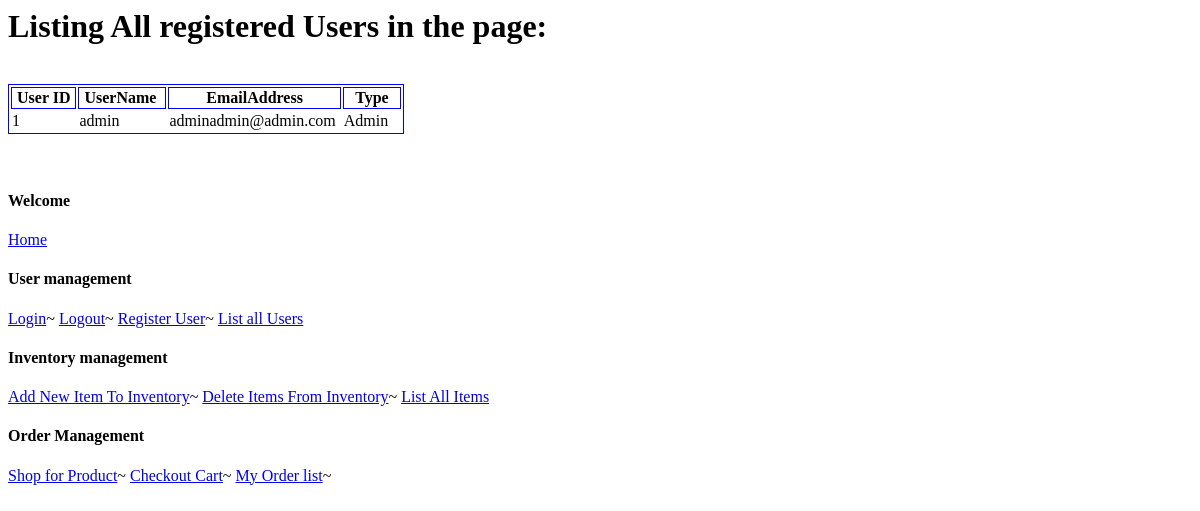
The app's page /ListAllUsers, older data.
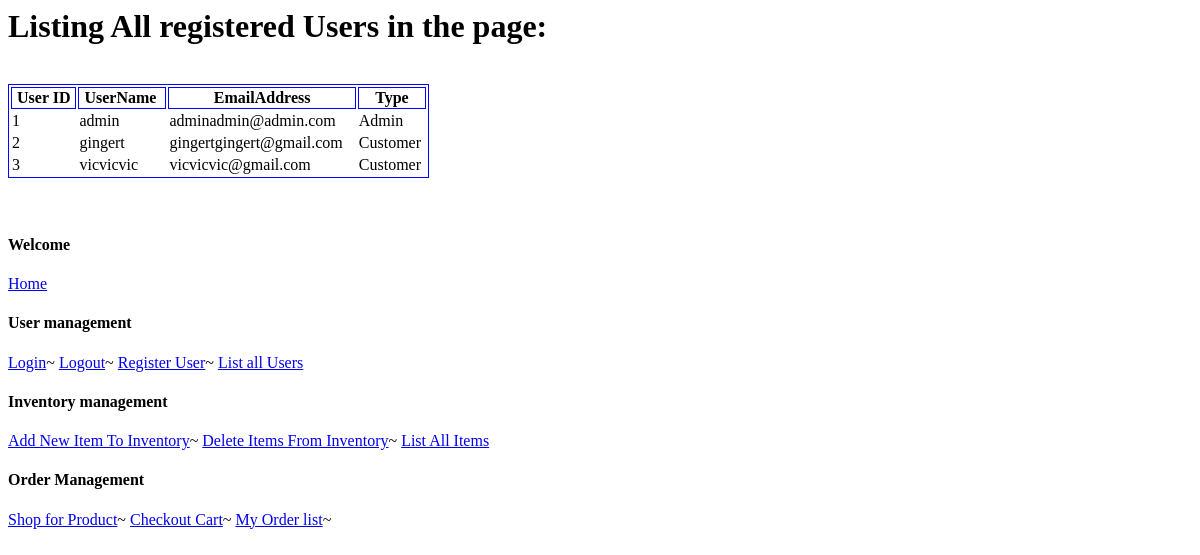
The same page, newer data.
### app.py (models this page shows, shortened)
class User(UserMixin, db.Model):
    idNo = db.Column(db.Integer, primary_key=True)
    userName = db.Column(db.String(20), unique=True)
    emailAddress = db.Column(db.String(150), unique=True)
    password = db.Column(db.String(150))
    UserType=db.Column(db.String(1))

### app.py (the view)
@app.route('/ListAllUsers', endpoint='ListAllUsers' ,methods=['GET', 'POST'])
def ListAllUsers():
    UserTable = User.query.all()
    return render_template('ListAllUsers.html', UserTable=UserTable)

### templates/ListAllUsers.html (shortened to what this page needs)
<html>
<head>
</head>
<body>
    <h1>Listing All registered Users in the page:</h1>
    <div class="nkyCnt">
        <table style=" border: 1px solid blue">
            <th style=" border: 1px ridge blue">&nbsp;User ID&nbsp;</th>&nbsp;&nbsp;
            <th style=" border: 1px ridge blue">&nbsp;UserName &nbsp;</th>&nbsp;&nbsp;
            <th style=" border: 1px ridge blue">&nbsp;EmailAddress&nbsp;</th>&nbsp;&nbsp;
            <th style=" border: 1px ridge blue">&nbsp;Type&nbsp;</th>&nbsp;&nbsp;
            {% for item in UserTable %}
            <tr style=" border: 1px dotted blue">
                {% if item.idNo %}<td>{{ item.idNo }}</li>{% endif %}&nbsp;
                {% if item.userName %}<td>{{ item.userName }}</li>{% endif %}&nbsp;
                    {% if item.emailAddress %}
                <td>{{ item.emailAddress }}</li>{% endif %}&nbsp;
                    {% if item.UserType == "2" %}
                <td>Admin</li>{% endif %}&nbsp;
                    {% if item.UserType == "1" %}
                <td>Customer</li>{% endif %}&nbsp;
                    {% endfor %}
        </table>
    </div>
    {% include 'header.html' %}
</body>
</html>

Row changes from the older to the newer data that the page shows:
added User: idNo "2", userName "gingert", emailAddress "gingertgingert@gmail.com", UserType "Customer"
added User: idNo "3", userName "vicvicvic", emailAddress "vicvicvic@gmail.com", UserType "Customer"
